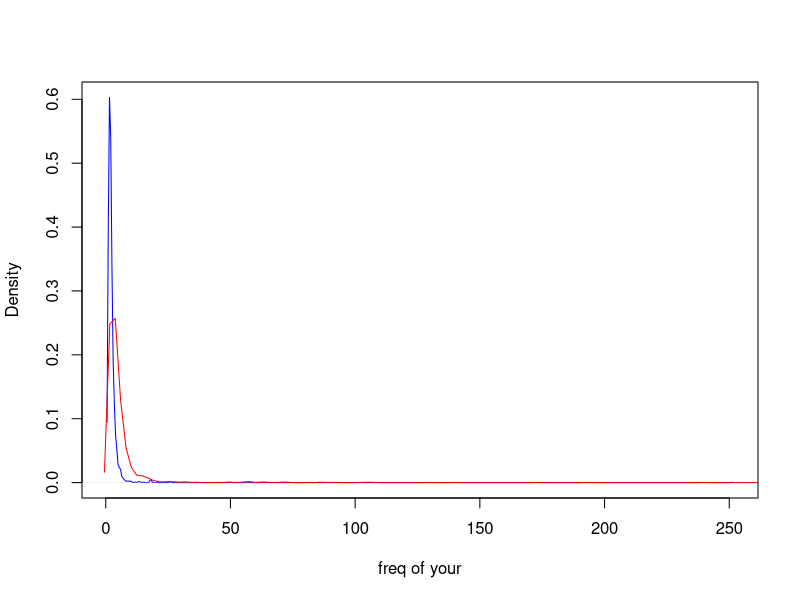
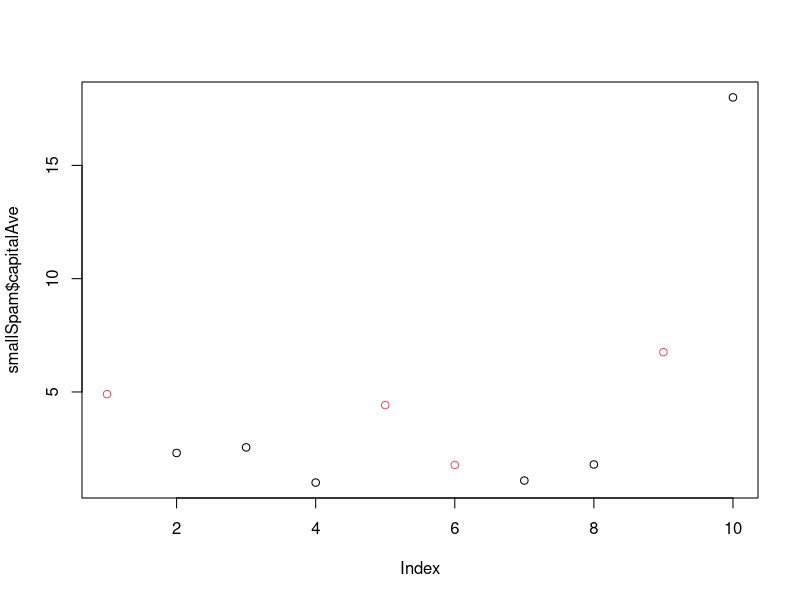

These figures' R source, in order:
## ---- chunk 1
library(kernlab)
data(spam)
set.seed(333)

# let's look at frequency of capital letters
plot(density(spam$capitalAve[spam$type=="nonspam"]), 
     col="blue",main="",xlab="freq of your")
lines(density(spam$capitalAve[spam$type=="spam"]),col="red")

smallSpam=spam[sample(dim(spam)[1],size=10),]
spamLabel=(smallSpam$type=="spam")*1+1
plot(smallSpam$capitalAve,col=spamLabel)

# let's build a basic rule
